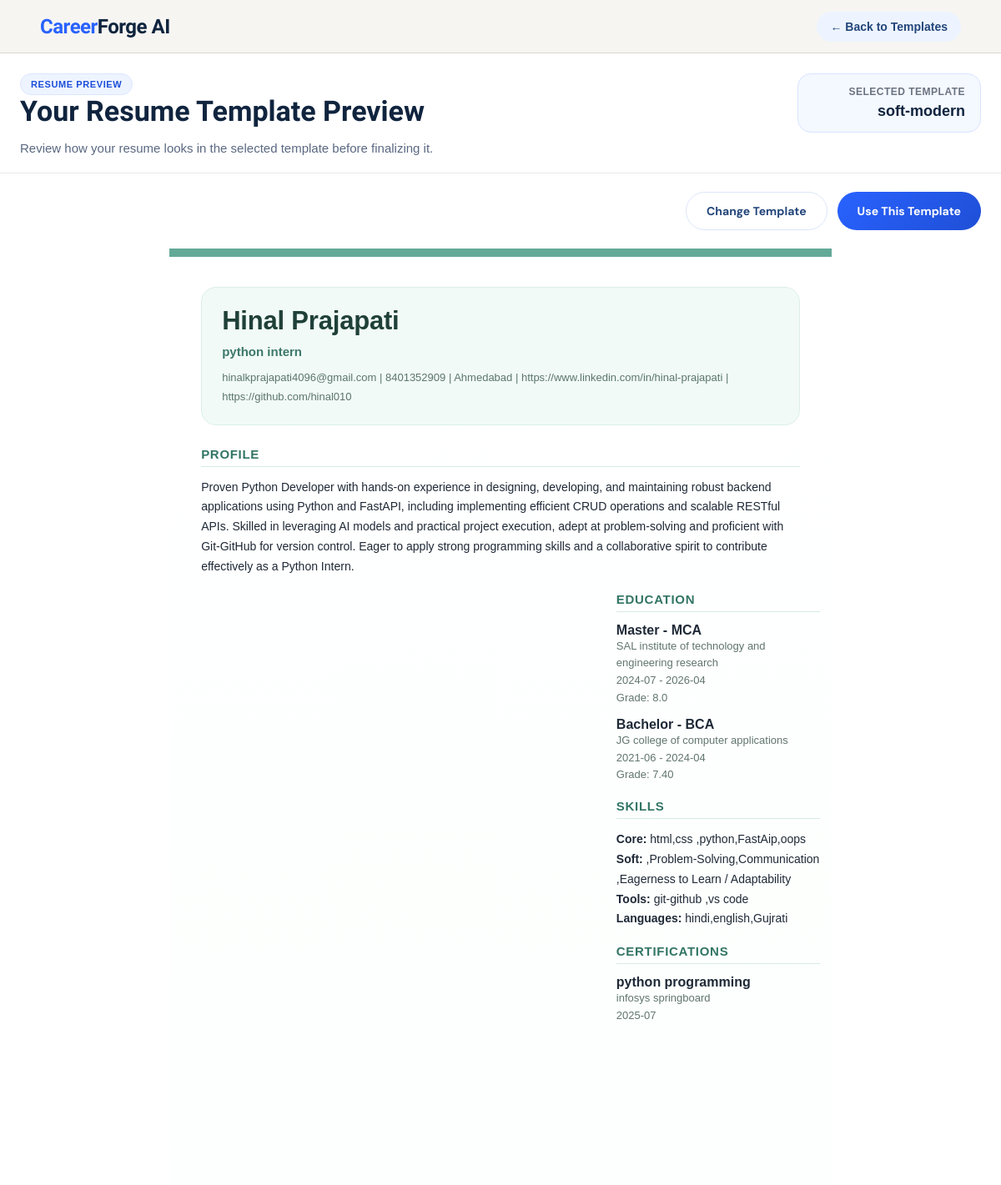
Page /resume_preview (signed in) on the committed database.
### tables this page shows
CREATE TABLE selected_template (
    id INTEGER PRIMARY KEY AUTOINCREMENT,
    user_id INTEGER UNIQUE,
    template_name TEXT NOT NULL,
    FOREIGN KEY (user_id) REFERENCES users(id) ON DELETE CASCADE
);

CREATE TABLE user_profile (
    id INTEGER PRIMARY KEY AUTOINCREMENT,
    user_id INTEGER UNIQUE,
    full_name TEXT,
    email TEXT,
    contact TEXT,
    location TEXT,
    country TEXT,
    linkedin TEXT,
    github TEXT,
    photo TEXT,
    FOREIGN KEY (user_id) REFERENCES users(id) ON DELETE CASCADE
);

CREATE TABLE user_skills (
    id INTEGER PRIMARY KEY AUTOINCREMENT,
    user_id INTEGER UNIQUE,
    job_role_id INTEGER,
    custom_job_role TEXT,
    core_skills TEXT,
    soft_skills TEXT,
    tools_technologies TEXT,
    languages TEXT,
    missing_skills_suggestions TEXT,
    FOREIGN KEY (user_id) REFERENCES users(id) ON DELETE CASCADE,
    FOREIGN KEY (job_role_id) REFERENCES job_title_master(id)
);

CREATE TABLE professional_summary (
    id INTEGER PRIMARY KEY AUTOINCREMENT,
    user_id INTEGER UNIQUE,
    professional_summary TEXT,
    FOREIGN KEY (user_id) REFERENCES users(id) ON DELETE CASCADE
);

CREATE TABLE education (
    id INTEGER PRIMARY KEY AUTOINCREMENT,
    user_id INTEGER NOT NULL,
    degree_id INTEGER,
    course_id INTEGER,
    institution_id INTEGER,
    location TEXT,
    start_month TEXT,
    end_month TEXT,
    grade TEXT, custom_degree TEXT, custom_course TEXT, custom_institution TEXT,
    FOREIGN KEY (user_id) REFERENCES users(id) ON DELETE CASCADE,
    FOREIGN KEY (degree_id) REFERENCES degree_master(id),
    FOREIGN KEY (course_id) REFERENCES course_master(id),
    FOREIGN KEY (institution_id) REFERENCES institute_master(id)
);

CREATE TABLE certification (
    id INTEGER PRIMARY KEY AUTOINCREMENT,
    user_id INTEGER NOT NULL,
    certificate_name TEXT NOT NULL,
    organization TEXT NOT NULL,
    certificate_date TEXT NOT NULL,
    FOREIGN KEY (user_id) REFERENCES users(id) ON DELETE CASCADE
);

### main.py (the view)
@app.get("/resume_preview", response_class=HTMLResponse)
def resume_preview_page(
    request: Request,
    template: str = Query(None)
):
    user = require_login(request)
    if isinstance(user, RedirectResponse):
        return user
    template_map = {
        "classic-edge": "resume_templates/classic_edge.html",
        "nova-grid": "resume_templates/nova_grid.html",
        "profile-spotlight": "resume_templates/profile_spotlight.html",
        "pure-ats": "resume_templates/pure_ats.html",
        "executive-line": "resume_templates/executive_line.html",
        "soft-modern": "resume_templates/soft_modern.html",
    }
    selected_row = get_selected_template(user["id"])
    if template in template_map:
        selected_template_name = template
    elif selected_row and selected_row.get("template_name") in template_map:
        selected_template_name = selected_row["template_name"]
    else:
        selected_template_name = "classic-edge"
    template_file = template_map[selected_template_name]
    profile = get_user_profile(user["id"])
    educations = get_education(user["id"])
    experiences = get_experience(user["id"])
    skills = get_skills(user["id"])
    projects = get_projects(user["id"])
    certifications = get_certifications(user["id"])
    summary_row = get_professional_summary(user["id"])
    if skills:
        skills["job_role_text"] = get_job_role_text_from_skills(skills)
    show_experience = len(experiences) > 0 and user.get("is_fresher", 0) == 0
    return templates.TemplateResponse(
        request,
        "resume_preview.html",
        {
            "request": request,
            "user": user,
            "profile": profile,
            "educations": educations,
            "experiences": experiences,
            "show_experience": show_experience,
            "skills": skills,
            "projects": projects,
            "certifications": certifications,
            "saved_summary": summary_row["professional_summary"] if summary_row else "",
            "selected_template_name": selected_template_name,
            "template_file": template_file
        }
    )

### template/resume_preview.html (shortened to what this page needs)
<!DOCTYPE html>
<html lang="en">
<head>
    <link rel="stylesheet" href="/static/resume_preview.css">
    <link rel="stylesheet" href="/static/resume_pdf.css">
</head>
<body>
    <div class="page-wrapper">
        <header class="topbar">
            <div class="logo"><span>Career</span>Forge AI</div>
            <div class="topbar-actions">
                <a href="/choose_template" class="back-link">← Back to Templates</a>
            </div>
        </header>
        <section class="preview-header">
            <div class="preview-header-left">
                <p class="preview-badge">Resume Preview</p>
                <h1>Your Resume Template Preview</h1>
                <p class="preview-subtext">
                    Review how your resume looks in the selected template before finalizing it.
                </p>
            </div>
            <div class="preview-header-right">
                <div class="selected-template-box">
                    <span class="selected-label">Selected Template</span>
                    <strong id="selectedTemplateName">
                        {{ selected_template_name if selected_template_name else "classic-edge" }}
                    </strong>
                </div>
            </div>
        </section>
        <section class="preview-actions-bar">
            <button type="button" class="secondary-btn" onclick="window.location.href='/choose_template'">
                Change Template
            </button>
            <button type="button" class="primary-btn" onclick="useTemplate()">
                Use This Template
            </button>
        </section>
        <main class="preview-main">
            <div class="resume-shell">
                <div class="resume-paper template-{{ selected_template_name if selected_template_name else 'classic-edge' }}" id="resumePaper">
                    {% include template_file %}
                </div>
            </div>
        </main>
    </div>
</body>
</html>

### template/resume_templates/soft_modern.html (shortened to what this page needs)
<div class="resume-template soft-modern-template">
    <header class="soft-header">
        <h1>{{ profile.full_name if profile and profile.full_name else user.full_name }}</h1>
        <p class="soft-role">
            {% if skills and skills.job_role_text %}
                {{ skills.job_role_text }}
            {% else %}
                Professional Resume
            {% endif %}
        </p>
        <div class="resume-contact">
            {% if profile and profile.email %}<span>{{ profile.email }}</span>{% endif %}
            {% if profile and profile.contact %}<span> | {{ profile.contact }}</span>{% endif %}
            {% if profile and profile.location %}<span> | {{ profile.location }}</span>{% endif %}
            {% if profile and profile.linkedin %}<span> | {{ profile.linkedin }}</span>{% endif %}
            {% if profile and profile.github %}<span> | {{ profile.github }}</span>{% endif %}
        </div>
    </header>
    {% if saved_summary %}
    <section class="resume-section">
        <h2>Profile</h2>
        <p>{{ saved_summary }}</p>
    </section>
    {% endif %}
    <div class="soft-grid-layout">
        <div class="soft-main">
        </div>
        <aside class="soft-side">
            {% if educations and educations|length > 0 %}
            <section class="resume-section">
                <h2>Education</h2>
                {% for edu in educations %}
                <div class="resume-item">
                    <strong>
                        {% if edu.degree_text %}
                            {{ edu.degree_text }}
                        {% elif edu.degree_name %}
                            {{ edu.degree_name }}
                        {% endif %}
                        {% if edu.course_text %}
                            - {{ edu.course_text }}
                        {% elif edu.course_name %}
                            - {{ edu.course_name }}
                        {% endif %}
                    </strong>
                    <div class="item-sub">
                        {{ edu.institution_text if edu.institution_text else edu.institute_name if edu.institute_name else "Institution" }}
                    </div>
                    <div class="item-sub">
                        {{ edu.start_month if edu.start_month else "" }}
                        {% if edu.start_month or edu.end_month %} - {% endif %}
                        {{ edu.end_month if edu.end_month else "Present" }}
                    </div>
                    {% if edu.grade %}
                    <div class="item-sub">Grade: {{ edu.grade }}</div>
                    {% endif %}
                </div>
                {% endfor %}
            </section>
            {% endif %}
            {% if skills %}
            <section class="resume-section">
                <h2>Skills</h2>
                {% if skills.core_skills %}<p><strong>Core:</strong> {{ skills.core_skills }}</p>{% endif %}
                {% if skills.soft_skills %}<p><strong>Soft:</strong> {{ skills.soft_skills }}</p>{% endif %}
                {% if skills.tools_technologies %}<p><strong>Tools:</strong> {{ skills.tools_technologies }}</p>{% endif %}
                {% if skills.languages %}<p><strong>Languages:</strong> {{ skills.languages }}</p>{% endif %}
            </section>
            {% endif %}
            {% if certifications and certifications|length > 0 %}
            <section class="resume-section">
                <h2>Certifications</h2>
                {% for cert in certifications %}
                <div class="resume-item">
                    <strong>{{ cert.certificate_name }}</strong>
                    {% if cert.organization %}
                    <div class="item-sub">{{ cert.organization }}</div>
                    {% endif %}
                    {% if cert.certificate_date %}
                    <div class="item-sub">{{ cert.certificate_date }}</div>
                    {% endif %}
                </div>
                {% endfor %}
            </section>
            {% endif %}
        </aside>
    </div>
</div>

### static/resume_preview.css (style rules this page uses)
* { box-sizing: border-box; margin: 0; padding: 0; }
:root { --border: #ddd8cf; --primary-dark: #1d4ed8; --bg-main: #f5f4f0; }
html, body { width: 100%; overflow-x: hidden; }
body { font-family: 'DM Sans', sans-serif; background: var(--bg-main); color: #1f2937; min-height: 100vh; }
.page-wrapper { width: 100%; min-height: 100vh; padding: 0 0 40px; }
.preview-header, .preview-actions-bar, .preview-main { max-width: 1400px; margin-left: auto; margin-right: auto; padding-left: 24px; padding-right: 24px; }
.topbar { position: fixed; top: 0; left: 0; right: 0; z-index: 1000; display: flex; align-items: center; justify-content: space-between; padding: 0 48px; height: 64px; background: rgba(245, 244, 240, 0.85); backdrop-filter: blur(12px); border-bottom: 1px solid var(--border); }
.logo { font-family: 'Sora', sans-serif; font-size: 24px; font-weight: 800; color: #10243e; letter-spacing: -0.5px; }
.logo span { color: #2962ff; }
.topbar-actions { display: flex; align-items: center; gap: 12px; }
.back-link { text-decoration: none; color: #23457a; font-weight: 700; font-size: 14px; padding: 10px 16px; border-radius: 999px; background: #edf4ff; transition: 0.25s ease; }
.preview-header { max-width: 1400px; margin: 88px auto 22px; padding: 0 24px; display: flex; justify-content: space-between; align-items: flex-start; gap: 24px; background: transparent; border: none; border-radius: 0; box-shadow: none; border-bottom: 1px solid #e5e7eb; padding-bottom: 16px; }
.preview-header-left { flex: 1; }
.preview-badge { display: inline-flex; align-items: center; gap: 6px; background: #eef4ff; color: #1d4ed8; font-size: 11px; font-weight: 700; letter-spacing: 0.6px; text-transform: uppercase; padding: 6px 12px; border-radius: 999px; border: 1px solid #dbe6ff; }
.preview-header h1 { font-family: 'Sora', sans-serif; font-size: 34px; line-height: 1.15; color: #10243e; margin-bottom: 12px; }
.preview-subtext { font-size: 15px; line-height: 1.75; color: #5a6881; max-width: 760px; }
.preview-header-right { display: flex; align-items: center; justify-content: flex-end; }
.selected-template-box { background: #f4f8ff; border: 1px solid #d8e4ff; border-radius: 16px; padding: 14px 18px; min-width: 220px; text-align: right; }
.selected-label { display: block; font-size: 12px; font-weight: 700; color: #6b7280; margin-bottom: 6px; text-transform: uppercase; letter-spacing: 0.5px; }
#selectedTemplateName { font-size: 18px; font-weight: 800; color: #10243e; }
.preview-actions-bar { max-width: 1400px; margin: 0 auto 22px; display: flex; justify-content: flex-end; gap: 12px; }
.primary-btn, .secondary-btn { border: none; cursor: pointer; font-family: 'DM Sans', sans-serif; font-weight: 700; font-size: 14px; border-radius: 999px; padding: 13px 24px; transition: 0.25s ease; }
.primary-btn { background: linear-gradient(135deg, #2962ff, #1f4fd6); color: #ffffff; }
.secondary-btn { background: #ffffff; color: #23457a; border: 1px solid #dbe6fa; }
.preview-main { max-width: 1400px; margin: 0 auto; }
.resume-shell { display: flex; justify-content: center; overflow-x: auto; }
.resume-paper { width: 210mm; min-height: 297mm; background: #ffffff; border-radius: 24px; box-shadow: 0 20px 55px rgba(23, 35, 72, 0.14); overflow: hidden; }

### rows in the picture
selected_template: template_name "soft-modern"
user_profile: full_name "Hinal Prajapati", email "hinalkprajapati4096@gmail.com", contact "8401352909", location "Ahmedabad", linkedin "https://www.linkedin.com/in/hinal-prajapati", github "https://github.com/hinal010"
user_skills: job_role_text "python intern", core_skills "html,css ,python,FastAip,oops", soft_skills ",Problem-Solving,Communication ,Eagerness to Learn / Adaptability", tools_technologies "git-github ,vs code", languages "hindi,english,Gujrati"
professional_summary: professional_summary "Proven Python Developer with hands-on experience in designing, developing, and maintaining robust backend applications using Python and FastAPI, including implementing efficient CRUD operations and scalable RESTful APIs. Skilled in leveraging AI models and practical project execution, adept at problem-solving and proficient with Git-GitHub for version control. Eager to apply strong programming skills and a collaborative spirit to contribute effectively as a Python Intern."
education: degree_name "Master", course_name "MCA", custom_institution "SAL institute of technology and engineering research", start_month "2024-07", end_month "2026-04", grade "8.0"
education: degree_name "Bachelor", course_name "BCA", custom_institution "JG college of computer applications", start_month "2021-06", end_month "2024-04", grade "7.40"
certification: certificate_name "python programming", organization "infosys springboard", certificate_date "2025-07"
